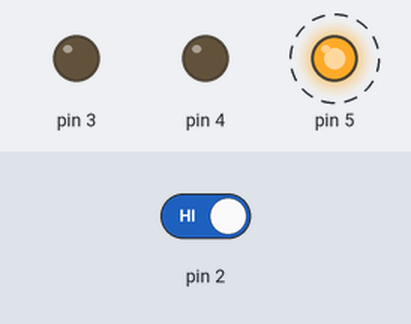
Simulated run of this sketch. Board: Arduino Uno, built with avr-gcc and run on an emulated ATmega328P. Shown: output pins drawn as LEDs (lit = HIGH). Dashed ring = blinking. The test bench sets the inputs (shaded band); at power-on: pin 2 HIGH.

Above: at 10.8 s.
10.9 s: pin 2 driven LOW
At 16.0 s:
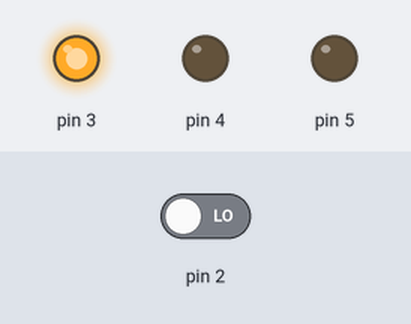
16.9 s: pin 2 driven HIGH
At 17.02 s:
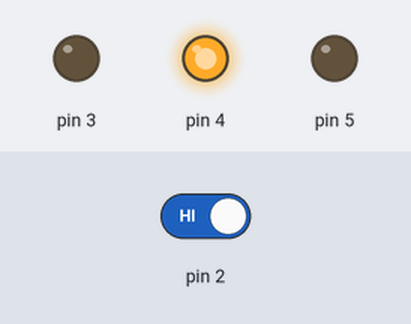
At 19.77 s:
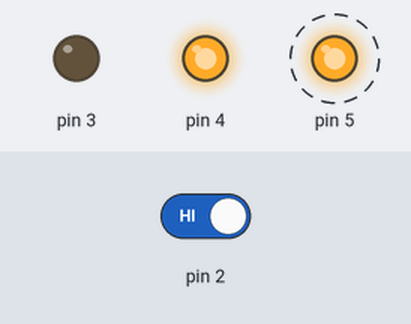
Timing chart, 0 to 28.9 s (numbered marks = the images above; inputs shaded):
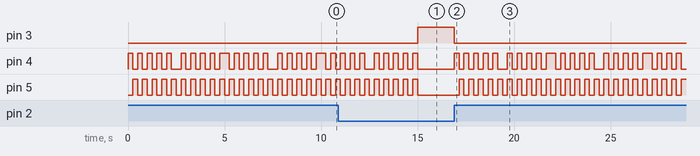

The sketch:

flashingLights.ino
```cpp
int switchState = 0;

void setup() {
  pinMode(3, OUTPUT);
  pinMode(4, OUTPUT);
  pinMode(5, OUTPUT);
  pinMode(2, INPUT);
}

void alternateRedLights() {
  digitalWrite(4, HIGH);
  digitalWrite(5, LOW);
  delay(250);
  digitalWrite(4, LOW);
  digitalWrite(5, HIGH);
  delay(250);
}

void warningFlash(){
  digitalWrite(4, LOW);
  digitalWrite(5, LOW);
  delay(250);
  digitalWrite(4, HIGH);
  digitalWrite(5, HIGH);
  delay(250);
}


void loop() {
  switchState = digitalRead(2);

  if(switchState == LOW){
    digitalWrite(3, HIGH);
    digitalWrite(4, LOW);
    digitalWrite(5, LOW);
  }
  else{
    digitalWrite(3, LOW);

    for(int i =0; i< 5; i++){
      alternateRedLights();
    }

    for(int i =0 ; i <5; i++){
      warningFlash();
    }
  }

}
```

Measured:
- after the input at 10.9 s, pin 3: LOW → HIGH after 4.1 s; pin 5: goes on until 15.0 s, then stays LOW
- after the input at 16.9 s, pin 3: HIGH → LOW at once; pin 4: LOW → HIGH at once, then repeats every 5.0 s: 4 × (LOW 0.25 s, HIGH 0.25 s), LOW 0.50 s, 4 × (HIGH 0.25 s, LOW 0.25 s), HIGH 0.50 s; pin 5: alternates HIGH for 0.25 s and LOW for 0.25 s, starting after 0.25 s
- by itself, pin 4: repeats every 5.0 s: 4 × (LOW 0.25 s, HIGH 0.25 s), LOW 0.50 s, 4 × (HIGH 0.25 s, LOW 0.25 s), HIGH 0.50 s
- by itself, pin 5: alternates HIGH for 0.25 s and LOW for 0.25 s
